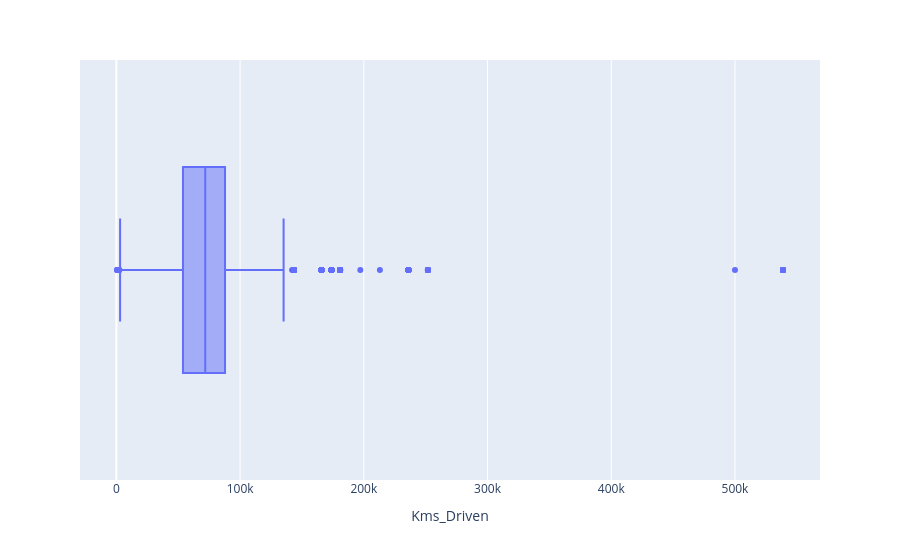
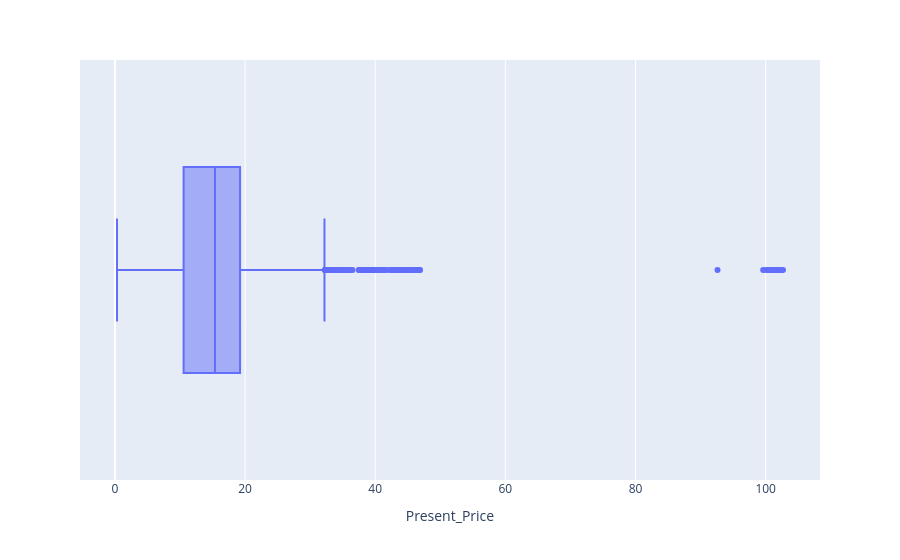
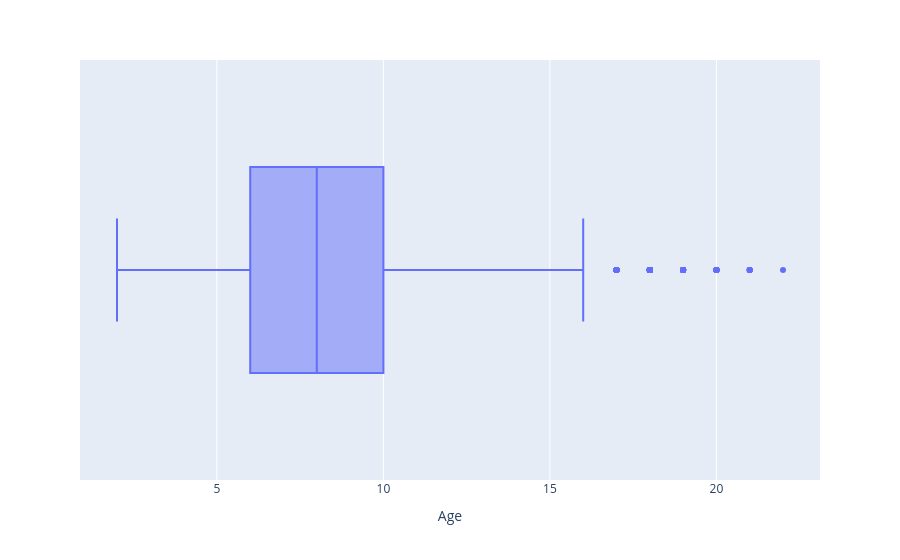
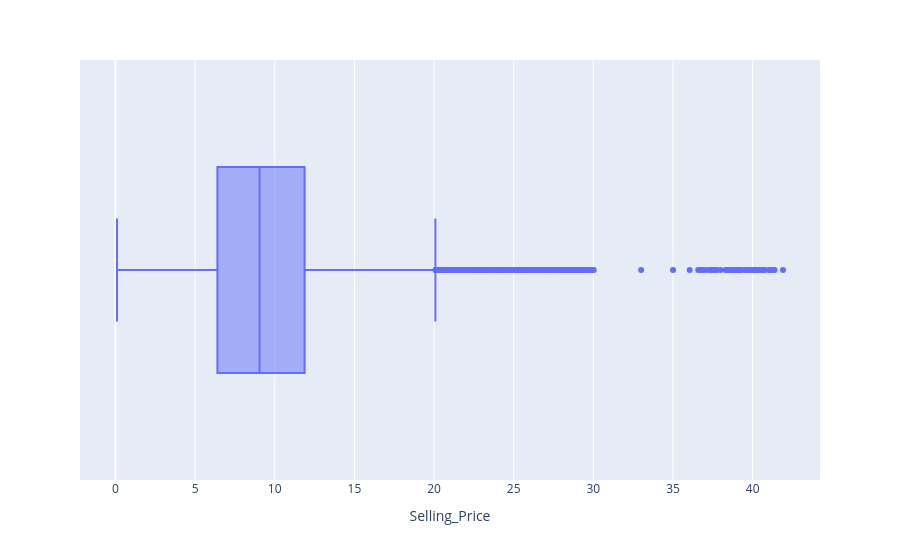

Notebook code for these charts, in order:
### Code cell
# Appliquer la fonction boxplot_func
for col in quant_cols.columns:
    boxplot_func(col)

### Figure 1 — Plotly figure (JSON) as saved in the notebook; plotly's stock layout.template omitted (floating-point values rounded to 4 significant figures; data arrays with more than 128 entries replaced by an {"elided": "..."} marker saying what was removed)
{"data": [{"alignmentgroup": "True", "hovertemplate": "Kms_Driven=%{x}<extra></extra>", "legendgroup": "", "marker": {"color": "#636efa"}, "name": "", "notched": false, "offsetgroup": "", "orientation": "h", "showlegend": false, "type": "box", "x": {"elided": "5861 int values"}, "x0": " ", "xaxis": "x", "y0": " ", "yaxis": "y"}], "layout": {"boxmode": "group", "legend": {"tracegroupgap": 0}, "margin": {"t": 60}, "xaxis": {"anchor": "y", "domain": [0.0, 1.0], "title": {"text": "Kms_Driven"}}, "yaxis": {"anchor": "x", "domain": [0.0, 1.0]}}}

### Figure 2 — Plotly figure (JSON) as saved in the notebook; plotly's stock layout.template omitted (floating-point values rounded to 4 significant figures; data arrays with more than 128 entries replaced by an {"elided": "..."} marker saying what was removed)
{"data": [{"alignmentgroup": "True", "hovertemplate": "Present_Price=%{x}<extra></extra>", "legendgroup": "", "marker": {"color": "#636efa"}, "name": "", "notched": false, "offsetgroup": "", "orientation": "h", "showlegend": false, "type": "box", "x": {"elided": "5861 float values"}, "x0": " ", "xaxis": "x", "y0": " ", "yaxis": "y"}], "layout": {"boxmode": "group", "legend": {"tracegroupgap": 0}, "margin": {"t": 60}, "xaxis": {"anchor": "y", "domain": [0.0, 1.0], "title": {"text": "Present_Price"}}, "yaxis": {"anchor": "x", "domain": [0.0, 1.0]}}}

### Figure 3 — Plotly figure (JSON) as saved in the notebook; plotly's stock layout.template omitted (floating-point values rounded to 4 significant figures; data arrays with more than 128 entries replaced by an {"elided": "..."} marker saying what was removed)
{"data": [{"alignmentgroup": "True", "hovertemplate": "Age=%{x}<extra></extra>", "legendgroup": "", "marker": {"color": "#636efa"}, "name": "", "notched": false, "offsetgroup": "", "orientation": "h", "showlegend": false, "type": "box", "x": {"elided": "5861 int values"}, "x0": " ", "xaxis": "x", "y0": " ", "yaxis": "y"}], "layout": {"boxmode": "group", "legend": {"tracegroupgap": 0}, "margin": {"t": 60}, "xaxis": {"anchor": "y", "domain": [0.0, 1.0], "title": {"text": "Age"}}, "yaxis": {"anchor": "x", "domain": [0.0, 1.0]}}}

### Figure 4 — Plotly figure (JSON) as saved in the notebook; plotly's stock layout.template omitted (floating-point values rounded to 4 significant figures; data arrays with more than 128 entries replaced by an {"elided": "..."} marker saying what was removed)
{"data": [{"alignmentgroup": "True", "hovertemplate": "Selling_Price=%{x}<extra></extra>", "legendgroup": "", "marker": {"color": "#636efa"}, "name": "", "notched": false, "offsetgroup": "", "orientation": "h", "showlegend": false, "type": "box", "x": {"elided": "5861 float values"}, "x0": " ", "xaxis": "x", "y0": " ", "yaxis": "y"}], "layout": {"boxmode": "group", "legend": {"tracegroupgap": 0}, "margin": {"t": 60}, "xaxis": {"anchor": "y", "domain": [0.0, 1.0], "title": {"text": "Selling_Price"}}, "yaxis": {"anchor": "x", "domain": [0.0, 1.0]}}}
